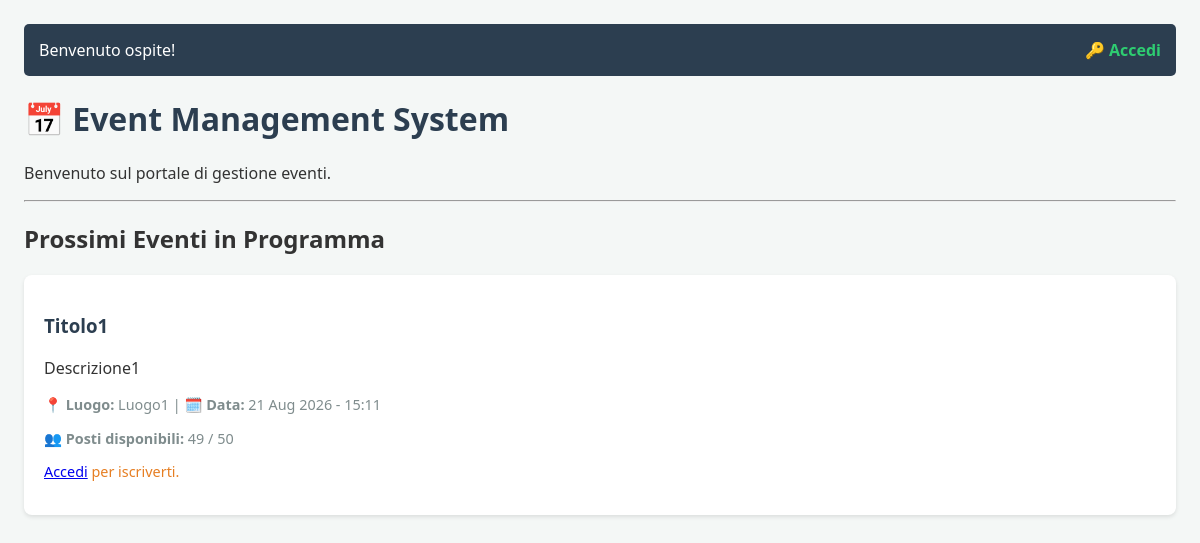
The app's page /, older data.
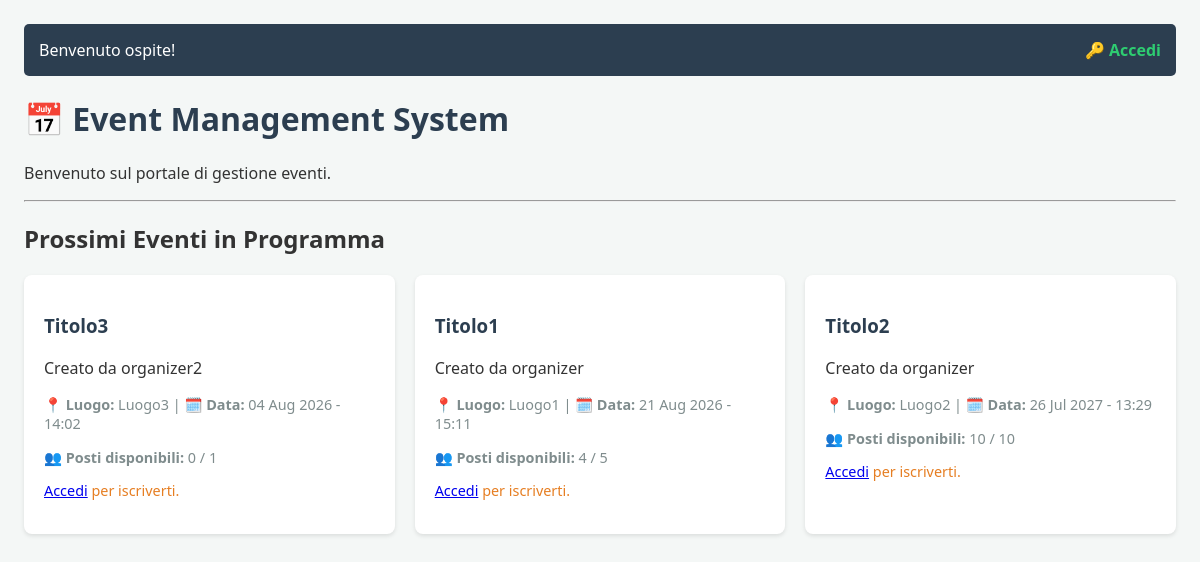
The same page, newer data.
### eventi/models.py (models this page shows, shortened)
class Evento(models.Model):
    titolo = models.CharField(max_length=200)
    descrizione = models.TextField()
    data_ora = models.DateTimeField()
    luogo = models.CharField(max_length=200)
    organizzatore = models.ForeignKey(
        settings.AUTH_USER_MODEL,
        on_delete=models.CASCADE,
        related_name='eventi_creati'
    )
    capienza_massima = models.PositiveIntegerField()
    def posti_disponibili(self):
        iscriti = self.iscrizioni.count()
        return max(0, self.capienza_massima - iscriti)

### eventi/views.py (the view)
# urls.py: path('', views.home_eventi, name='home_eventi'),
def home_eventi(request):
    eventi = Evento.objects.all().order_by('data_ora')
    iscrizioni_utente = []
    if request.user.is_authenticated:
        iscrizioni_utente = Iscrizione.objects.filter(utente=request.user).values_list('evento_id', flat=True)
    return render(request, 'eventi/elenco_eventi.html', {
        'eventi': eventi,
        'iscrizioni_utente': iscrizioni_utente
    })

### eventi/templates/eventi/elenco_eventi.html (shortened to what this page needs)
{% load static %}
<!DOCTYPE html>
<html lang="it">
<head>
    <link class="stile-link" rel="stylesheet" href="{% static 'eventi/stile.css' %}">
</head>
<body>
    <div class="navbar">
        {% if user.is_authenticated %}
            <div>
                Ciao, <strong>{{ user.username }}</strong>
                {% if user.is_superuser or user.groups.all.0.name == "Organizer" or user.username == "organizer_demo" %}
                    | <a href="{% url 'crea_evento' %}" class="nav-link-miei-eventi">➕ Crea Nuovo Evento</a>
                {% else %}
                    | <a href="{% url 'miei_eventi' %}" class="nav-link-miei-eventi">🎟️ I miei Eventi</a>
                {% endif %}
            </div>
            <div>
                <form method="post" action="{% url 'logout' %}">
                    {% csrf_token %}
                    <button type="submit">❌ Esci</button>
                </form>
            </div>
        {% else %}
            <div>Benvenuto ospite!</div>
            <div><a href="{% url 'login' %}">🔑 Accedi</a></div>
        {% endif %}
    </div>
    <h1>📅 Event Management System</h1>
    <p>Benvenuto sul portale di gestione eventi.</p>
    <hr>
    <h2>Prossimi Eventi in Programma</h2>
    {% if eventi %}
        <div class="eventi-container">
            {% for evento in eventi %}
                <div class="event-card">
                    <h3>
                        <a href="{% url 'dettaglio_evento' evento.id %}" class="event-title-link">
                        {{ evento.titolo }}
                        </a></h3>
                    <p>{{ evento.descrizione }}</p>
                    <p class="meta">📍 <strong>Luogo:</strong> {{ evento.luogo }} | 🗓️ <strong>Data:</strong> {{ evento.data_ora|date:"d M Y - H:i" }}</p>
                    <p class="meta">👥 <strong>Posti disponibili:</strong> {{ evento.posti_disponibili }} / {{ evento.capienza_massima }}</p>
                    {% if user.is_authenticated %}
                        {% if not user.is_superuser %}
                            {% if evento.id in iscrizioni_utente %}
                                <form method="post" action="{% url 'disiscriviti_evento' evento.id %}">
                                    {% csrf_token %}
                                    <button type="submit" class="btn-disiscriviti">❌ Annulla Iscrizione</button>
                                </form>
                            {% else %}
                                <form method="post" action="{% url 'iscriviti_evento' evento.id %}">
                                    {% csrf_token %}
                                    <button type="submit" class="btn-iscriviti">🎟️ Iscriviti a questo evento</button>
                                </form>
                            {% endif %}
                        {% else %}
                            <span class="btn-disabilitato">Gli amministratori non possono iscriversi</span>
                        {% endif %}
                    {% else %}
                        <p class="info-avviso"><a href="{% url 'login' %}">Accedi</a> per iscriverti.</p>
                    {% endif %}
                </div>
            {% endfor %}
        </div>
    {% else %}
        <p>Al momento non ci sono eventi in programma.</p>
    {% endif %}
</body>
</html>

### eventi/static/eventi/stile.css (style rules this page uses)
body { font-family: 'Segoe UI', Tahoma, Geneva, Verdana, sans-serif; margin: 0; padding: 2vw; background-color: #f4f7f6; color: #333; box-sizing: border-box; }
h1 { color: #2c3e50; }
.navbar { background: #2c3e50; padding: 15px; color: white; margin-bottom: 20px; border-radius: 5px; display: flex; justify-content: space-between; align-items: center; gap: 15px; flex-wrap: wrap; }
.navbar a { color: #2ecc71; text-decoration: none; font-weight: bold; }
.eventi-container { display: flex; flex-direction: column; gap: 20px; width: 100%; }
.event-card { background: white; padding: 20px; border-radius: 8px; box-shadow: 0 2px 4px rgba(0,0,0,0.1); flex: 1; min-width: 280px; }
.meta { color: #7f8c8d; font-size: 0.9em; }
.info-avviso { font-size: 0.9em; color: #e67e22; }
.event-title-link { color: #2c3e50; text-decoration: none; }
@media (min-width: 901px) { .eventi-container { flex-direction: row; flex-wrap: wrap; } }

Row changes from the older to the newer data that the page shows:
added Evento: titolo "Titolo3", descrizione "Creato da organizer2", luogo "Luogo3", data_ora "04 Aug 2026 - 14:02", posti_disponibili "0", capienza_massima "1"
changed Evento "Titolo1": descrizione "Descrizione1" → "Creato da organizer"; posti_disponibili "49" → "4"; capienza_massima "50" → "5"
added Evento: titolo "Titolo2", descrizione "Creato da organizer", luogo "Luogo2", data_ora "26 Jul 2027 - 13:29", posti_disponibili "10", capienza_massima "10"
